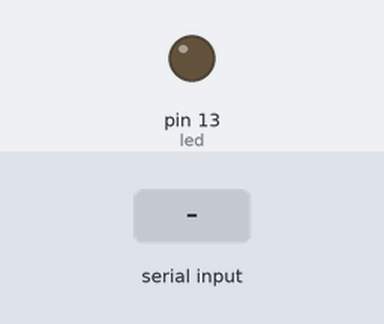
Recording of a sketch running on a simulated Arduino Uno, built with avr-gcc and run on an emulated ATmega328P. Shown: output pins drawn as LEDs (lit = HIGH). Inputs (shaded band) come from the test bench. Random numbers use the default seed unless the sketch sets one; what the sketch prints to the serial monitor is not drawn.

Above: at 1.2 s.
1.3 s: byte 30 received over Serial
At 1.9 s:
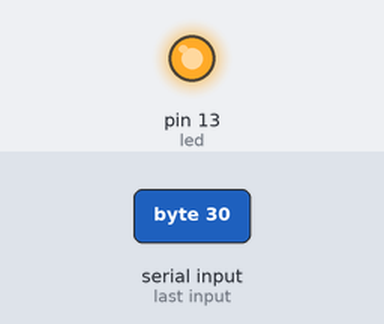
Timing chart, 0 to 4.8 s (numbered marks = the images above; inputs shaded):
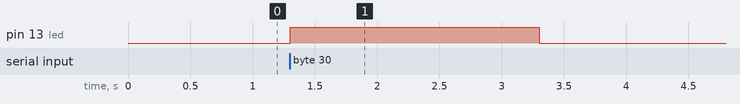

The sketch:

random.ino
```cpp
#include <stdlib.h>
int led = 13;
void setup() {
  // put your setup code here, to run once:
  Serial.begin(9600);
  pinMode(led,OUTPUT);
}

void loop() {
  // put your main code here, to run repeatedly:
  if(Serial.available()){
    byte r = Serial.read();
    int tempo = rand()%5;
    digitalWrite(led,HIGH);
    delay(tempo*1000);
    digitalWrite(led,LOW);
    Serial.write(1);
  }
}
```

Measured:
- after the input at 1.3 s, pin 13 (led): LOW → HIGH at once, → LOW 2.0 s later
